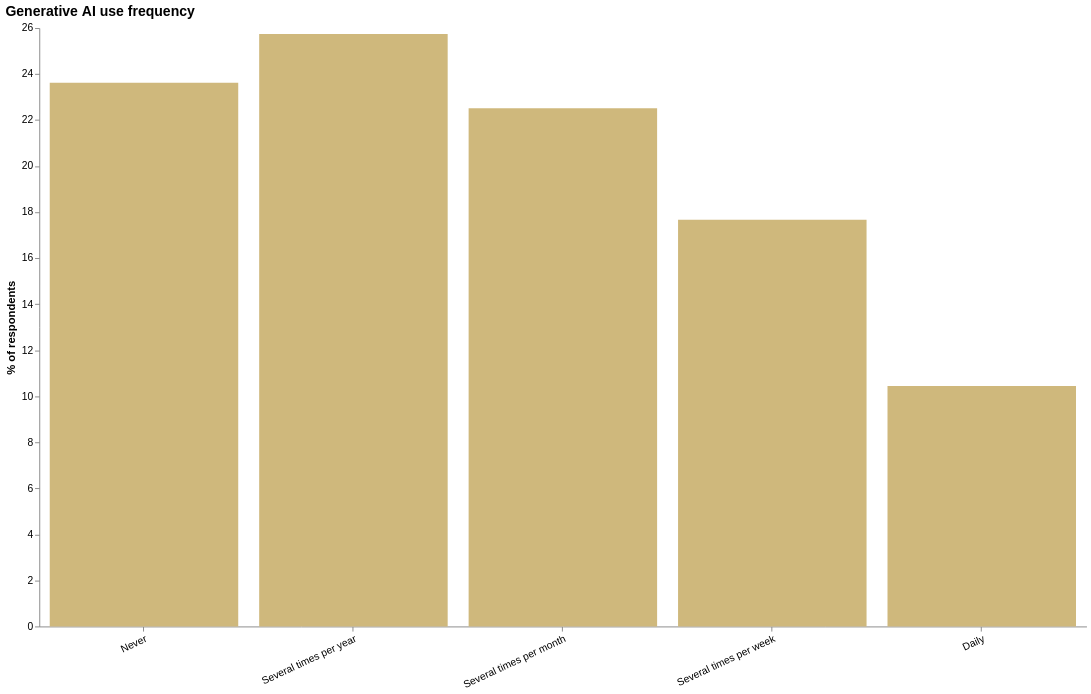

The notebook cell this image was saved under:
### Code cell
# Frequency of AI use — the headline adoption metric

freq = (raw_survey["GS1301_GSGAIDAY"].value_counts()
        .reindex(FREQ_ORDER).fillna(0).astype(int)
        .rename_axis("Frequency").reset_index(name="Respondents"))
freq["Percent"] = 100 * freq["Respondents"] / freq["Respondents"].sum()

display(show_table(freq, title="How often graduate students use generative AI", hide_index=True))

alt.Chart(freq).mark_bar(color=CU_GOLD).encode(
    x=alt.X("Frequency:N", sort=FREQ_ORDER, title=None, axis=alt.Axis(labelAngle=-25)),
    y=alt.Y("Percent:Q", title="% of respondents"),
    tooltip=["Frequency", "Respondents", alt.Tooltip("Percent:Q", format=".1f")],
).properties(width=1120, height=640, title="Generative AI use frequency")

### Figure 1 — Vega-Lite specification as saved in the notebook (floating-point values rounded to 4 significant figures)
{"config": {"view": {"stroke": null}, "axis": {"grid": false, "labelColor": "#000000", "titleColor": "#000000", "labelFontSize": 11, "titleFontSize": 12, "labelLimit": 500}, "title": {"anchor": "start", "color": "#000000", "fontSize": 15}, "legend": {"labelFontSize": 11, "titleFontSize": 12}, "range": {"category": ["#CFB87C", "#565A5C", "#000000", "#9EA2A2", "#7A6F52"]}}, "data": {"name": "data-69ae0b8c153584a4072f2e7538e63c6a"}, "mark": {"type": "bar", "color": "#CFB87C"}, "encoding": {"tooltip": [{"field": "Frequency", "type": "nominal"}, {"field": "Respondents", "type": "quantitative"}, {"field": "Percent", "format": ".1f", "type": "quantitative"}], "x": {"axis": {"labelAngle": -25}, "field": "Frequency", "sort": ["Never", "Several times per year", "Several times per month", "Several times per week", "Daily"], "title": null, "type": "nominal"}, "y": {"field": "Percent", "title": "% of respondents", "type": "quantitative"}}, "height": 640, "title": "Generative AI use frequency", "width": 1120, "$schema": "https://vega.github.io/schema/vega-lite/v6.4.1.json", "datasets": {"data-69ae0b8c153584a4072f2e7538e63c6a": [{"Frequency": "Never", "Respondents": 278, "Percent": 23.62}, {"Frequency": "Several times per year", "Respondents": 303, "Percent": 25.74}, {"Frequency": "Several times per month", "Respondents": 265, "Percent": 22.51}, {"Frequency": "Several times per week", "Respondents": 208, "Percent": 17.67}, {"Frequency": "Daily", "Respondents": 123, "Percent": 10.45}]}}
